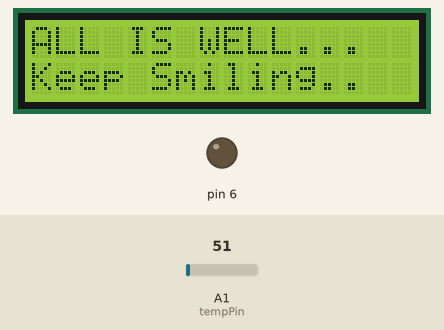
The sketch below on a simulated Arduino Uno, built with avr-gcc and run on an emulated ATmega328P. Shown: 16×2 character LCD, output pins drawn as LEDs (lit = HIGH). Dashed ring = blinking. Inputs (shaded band) come from the test bench; at power-on: A1 (tempPin) = 51. What the sketch prints to the serial monitor is not drawn.

Above: at 5.6 s.
5.7 s: A1 (tempPin) set to 70
At 8.1 s:
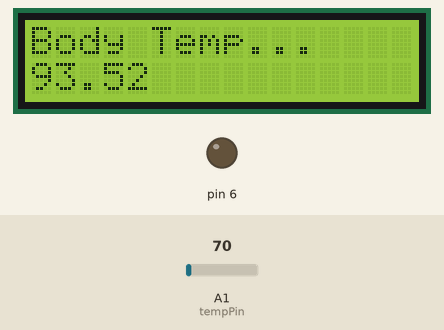
9.7 s: A1 (tempPin) set to 81
At 13.9 s:
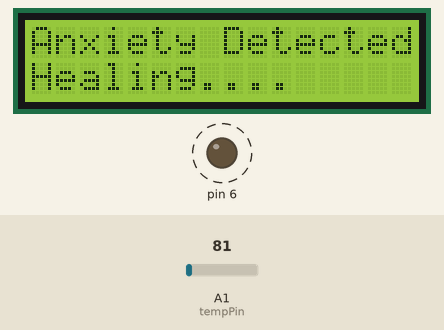
16.8 s: A1 (tempPin) set to 71
At 19.0 s:
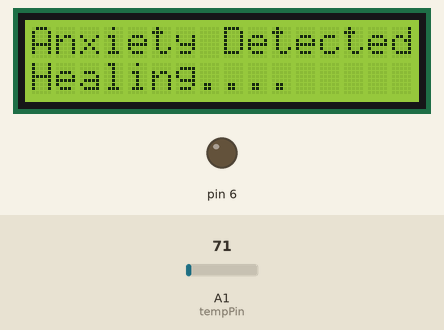
21.8 s: A1 (tempPin) set to 86
At 26.0 s:
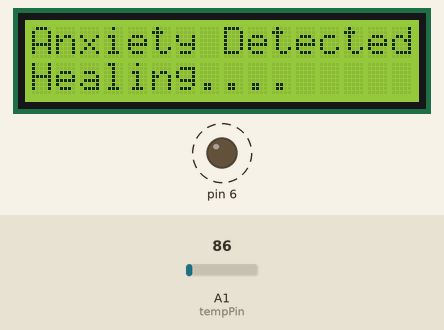
Timing chart, 0 to 29.9 s (numbered marks = the images above; inputs shaded):
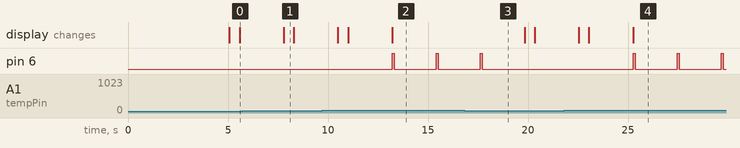

Measured:
- the behaviour switches between 76 and 77 on A1 (tempPin) (found by bisection; images 1 and 2)
- after the input at 5.7 s, the display: changes after 2.1 s (image 1)
- after the input at 9.7 s, pin 6: alternates HIGH for 0.10 s and LOW for 2.1 s, starting after 3.5 s; the display: first differs from a run without the input after 3.5 s (image 2)
- after the input at 16.8 s, pin 6: goes on until 17.7 s, then stays LOW
- after the input at 21.8 s, pin 6: alternates HIGH for 0.10 s and LOW for 2.1 s, starting after 3.5 s; the display: first differs from a run without the input after 3.5 s (image 4)
- what the display in image 1 shows lasts 0.5 s, from 7.8 s to 8.3 s

The sketch:

lm35_lcd.ino
```cpp
#include <LiquidCrystal.h>
int val;
int tempPin = 1;
const int rs = 12, en = 11, d4 = 5, d5 = 4, d6 = 3, d7 = 2;
LiquidCrystal lcd(rs, en, d4, d5, d6, d7);
void setup()
{
pinMode(6,OUTPUT);
lcd.begin(16, 2);
Serial.begin(9600);
lcd.setCursor(0,0);
lcd.print("Welcome");
lcd.setCursor(0,1);
lcd.print("Loading....");
delay(3000);
}
void loop()
{
val = analogRead(tempPin);
float mv = ( val/1024.0)*5000;
float cel = mv/10;
float farh = (cel*9)/5 + 32;

Serial.print("TEMPRATURE = ");
Serial.print(cel);
Serial.print("*C");
Serial.println();
delay(1000);

Serial.print("TEMPRATURE = ");
Serial.print(farh);
Serial.print("*F");
Serial.println();
delay(1000);

if (farh >= 99)
{
  lcd.clear();
  lcd.setCursor(0,0);
lcd.print("Anxiety Detected");
lcd.setCursor(0,1);
lcd.print("Healing....");
digitalWrite(6,HIGH),
delay(100);
digitalWrite(6,LOW),
delay(100);

  }
else
{
  digitalWrite(6,LOW),
  lcd.clear();
  lcd.setCursor(0,0);
lcd.print("Body Temp...");
lcd.setCursor(0,1);
lcd.print(farh);
delay(500);
lcd.clear();
  lcd.setCursor(0,0);
lcd.print("ALL IS WELL...");
lcd.setCursor(0,1);
lcd.print("Keep Smiling..");
delay(200);

  }

}
```
